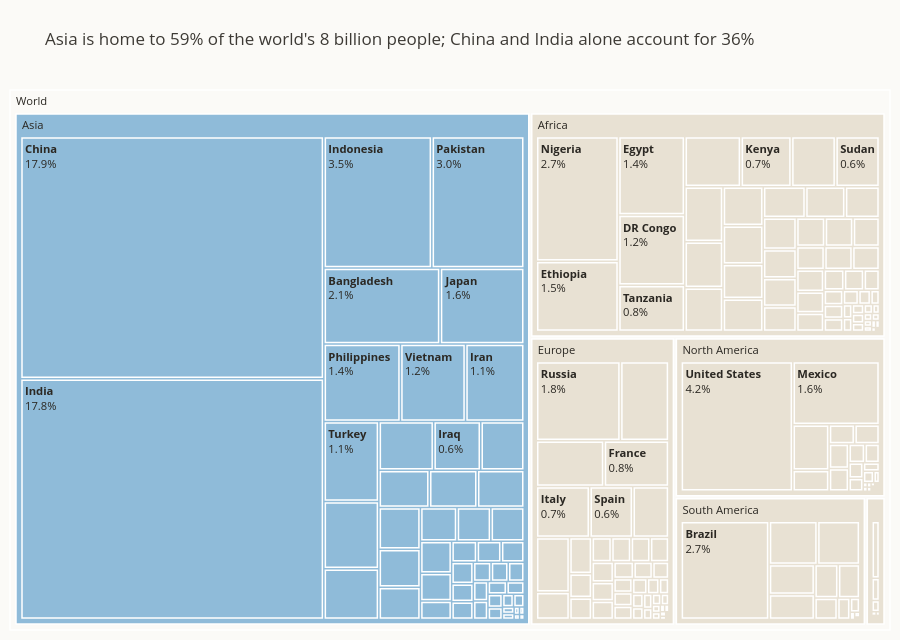

Notebook source saved alongside this figure:
### Markdown cell above
**Chart choice & justification:** *Which chart did you choose, and why? Justify design choices.

A treemap because the question asks how the world population is distributed across two nested levels (continents and the countries within them) and asks to show both in one figure. Tile area is proportional to 2022 population so the share of any continent or country can be read directly and nesting preserves the hierarchy. Asia is highlighted in a colour blind safe blue because it holds most of the world’s people and all other continents use a neutral sand tone so colour carries the main finding instead of decorating. White borders separate the tiles. Labels show each tile’s share of the world total and tiles too small to hold a label are left unlabelled(the exact values are in the hover text).

### Code cell
# Q6
d = df.copy()
d['Group'] = np.where(d['Continent'] == 'Asia', 'Asia', 'Other')

fig = px.treemap(
    d, path=[px.Constant('World'), 'Continent', 'Country'],
    values='2022 Population', color='Group',
    color_discrete_map={'Asia': '#8FBBD9', 'Other': '#E8E1D3', '(?)': '#FBFAF7'},
    template='plotly_white',
    title='Asia is home to 59% of the world\'s 8 billion people; '
          'China and India alone account for 36%',
)

fig.update_traces(
    texttemplate='<b>%{label}</b><br>%{percentRoot:.1%}',
    textfont=dict(color='#2B2823'),
    hovertemplate='<b>%{label}</b><br>%{value:,.0f} people<br>%{percentRoot:.1%} of world<extra></extra>',
    marker=dict(line=dict(color='white', width=1.5)),
    root_color='#FBFAF7',
    tiling=dict(pad=3),
)

fig.update_layout(
    height=640, margin=dict(l=10, r=10, t=90, b=10),
    paper_bgcolor='#FBFAF7',
    uniformtext=dict(minsize=11, mode='hide'),  
    font=dict(color='#3D3A35'),
)
fig.show()

### Figure 1 — Plotly figure (JSON) as saved in the notebook; plotly's stock layout.template omitted (floating-point values rounded to 4 significant figures; data arrays with more than 128 entries replaced by an {"elided": "..."} marker saying what was removed)
{"data": [{"branchvalues": "total", "customdata": {"elided": "241x1 str values"}, "domain": {"x": [0, 1], "y": [0, 1]}, "hovertemplate": "<b>%{label}</b><br>%{value:,.0f} people<br>%{percentRoot:.1%} of world<extra></extra>", "ids": {"elided": "241 str values"}, "labels": {"elided": "241 str values"}, "marker": {"colors": {"elided": "241 str values"}, "line": {"color": "white", "width": 1.5}}, "name": "", "parents": {"elided": "241 str values"}, "root": {"color": "#FBFAF7"}, "textfont": {"color": "#2B2823"}, "texttemplate": "<b>%{label}</b><br>%{percentRoot:.1%}", "tiling": {"pad": 3}, "type": "treemap", "values": {"elided": "241 float values"}}], "layout": {"font": {"color": "#3D3A35"}, "height": 640, "legend": {"tracegroupgap": 0}, "margin": {"b": 10, "l": 10, "r": 10, "t": 90}, "paper_bgcolor": "#FBFAF7", "title": {"text": "Asia is home to 59% of the world's 8 billion people; China and India alone account for 36%"}, "uniformtext": {"minsize": 11, "mode": "hide"}}}
